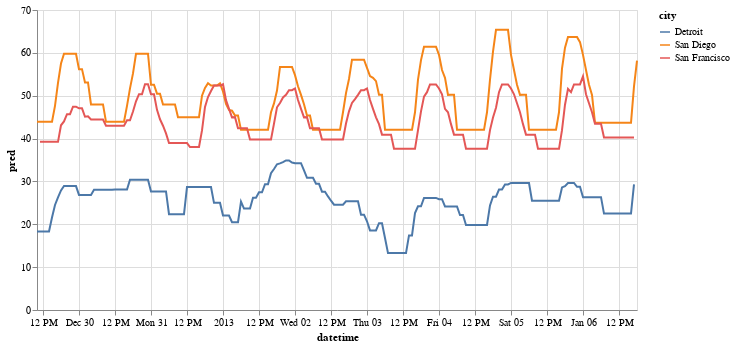

The code cell stored with this chart in its notebook:
### Markdown cell above
Here is the chart.  Recall how above the same predictions were made for San Diego and San Francisco (at least in the part of the chart we are plotting).  Here there are many different values plotted.

### Code cell
c_14 = alt.Chart(df[6400:7000]).mark_line().encode(
    x="datetime",
    y="pred",
    color="city",
    tooltip=["city", "temperature", "pred", "datetime", "hour"]
).properties(
    width=600
)

c_14

### Figure 1 — Vega-Lite specification as saved in the notebook (floating-point values rounded to 4 significant figures; data arrays with more than 128 entries replaced by an {"elided": "..."} marker saying what was removed)
{"config": {"view": {"continuousWidth": 400, "continuousHeight": 300}}, "data": {"name": "data-514d83a8a054bf0ca337dbdb8f4e196a"}, "mark": "line", "encoding": {"color": {"field": "city", "type": "nominal"}, "tooltip": [{"field": "city", "type": "nominal"}, {"field": "temperature", "type": "quantitative"}, {"field": "pred", "type": "quantitative"}, {"field": "datetime", "type": "temporal"}, {"field": "hour", "type": "quantitative"}], "x": {"field": "datetime", "type": "temporal"}, "y": {"field": "pred", "type": "quantitative"}}, "width": 600, "$schema": "https://vega.github.io/schema/vega-lite/v4.17.0.json", "datasets": {"data-514d83a8a054bf0ca337dbdb8f4e196a": {"elided": "600 records"}}}
